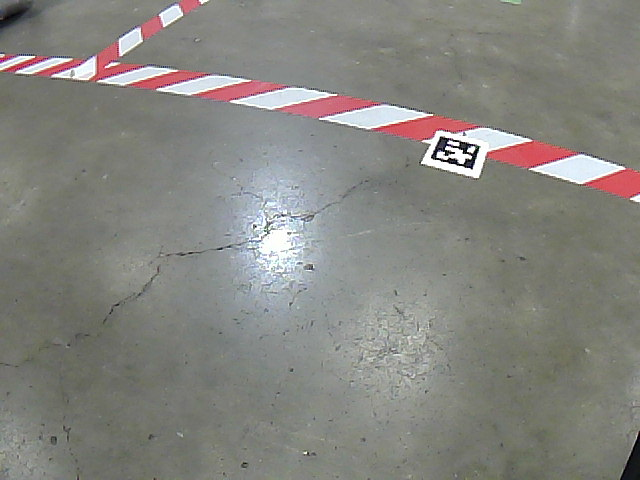
#> input picture experiments/dataset/may15_run00_cam08/frame_760.png, 640 x 480 px
$ jupyter execute --allow-errors yellow_line_detection.ipynb
#> lines starting #> are read from the running program, lines starting #| are printed output that depends on the picture; after the words box and inside, x2 and y2 are one past the last pixel; in counts of white or black regions, pixels touching at a corner belong together
Use only the yellow points for forming the yellow black line

[cell 1]
import cv2
import numpy as np
import matplotlib.pyplot as plt


def find_yellow_line(image_path):
    """Find and draw a straight line representing yellow tape on the surface."""
    image = cv2.imread(image_path)
    if image is None:
        print("Error loading image")
        return None, None

    hsv = cv2.cvtColor(image, cv2.COLOR_BGR2HSV)

    # Define HSV range for yellow and create a mask
    lower_yellow = np.array([20, 100, 100])
    upper_yellow = np.array([30, 255, 255])
    mask = cv2.inRange(hsv, lower_yellow, upper_yellow)

    # Find points in the mask
    points = np.column_stack(np.where(mask.transpose() > 0))

    # Fit a line to these points
    processed_image = image.copy()
    if len(points) > 0:
        [vx, vy, x, y] = cv2.fitLine(points, cv2.DIST_L2, 0, 0.01, 0.01)
        lefty = int((-x*vy/vx) + y)
        righty = int(((processed_image.shape[1]-x)*vy/vx)+y)
        cv2.line(processed_image, (processed_image.shape[1]-1,righty), (0,lefty), (0,255,0), 2)

    return image, mask, processed_image


def process_image(path):
    image, mask, processed_image = find_yellow_line(path)

    # Check if the images were loaded properly
    if image is not None and processed_image is not None and mask is not None:
        # Convert mask to color to match dimensionality for display
        mask_color = cv2.cvtColor(mask, cv2.COLOR_GRAY2BGR)

        # Display the results
        plt.figure(figsize=(12, 4))
        plt.subplot(1, 3, 1)
        plt.imshow(cv2.cvtColor(image, cv2.COLOR_BGR2RGB))
        plt.title('Original Image')
        plt.axis('off')

        plt.subplot(1, 3, 2)
        plt.imshow(cv2.cvtColor(mask_color, cv2.COLOR_BGR2RGB))
        plt.title('Mask')
        plt.axis('off')

        plt.subplot(1, 3, 3)
        plt.imshow(cv2.cvtColor(processed_image, cv2.COLOR_BGR2RGB))
        plt.title('Image with Line')
        plt.axis('off')

        plt.show()
    else:
        print("Failed to process the image.")

[cell 2]
# Load and process the image
path = 'dataset/may14_run00/frame_1580.png'

#> (the rest of this cell did not finish here and is left out)

[cell 3]
# Load and process the image
path = 'dataset/may15_run00_cam08/frame_760.png'

process_image(path)
#> call 2 of process_image, with path = 'dataset/may15_run00_cam08/frame_760.png'
#> call 2 of find_yellow_line, with image_path = 'dataset/may15_run00_cam08/frame_760.png'
#> in find_yellow_line, image is the input picture: shape (480, 640, 3); mean B, G, R 127, 132.3, 133
#> in find_yellow_line (call 2), `hsv = cv2.cvtColor(image, cv2.COLOR_BGR2HSV)`: hsv: shape (480, 640, 3); mean H, S, V 51.4, 20.4, 136.3
#> in find_yellow_line (call 2), `mask = cv2.inRange(hsv, lower_yellow, upper_yellow)`: mask: shape (480, 640); every value is 0
#> in find_yellow_line (call 2), `points = np.column_stack(np.where(mask.transpose() > 0))`: points = empty array
#> in process_image (call 2), `mask_color = cv2.cvtColor(mask, cv2.COLOR_GRAY2BGR)`: mask_color: shape (480, 640, 3); every value is 0
#> in process_image (call 2), `plt.show()`:
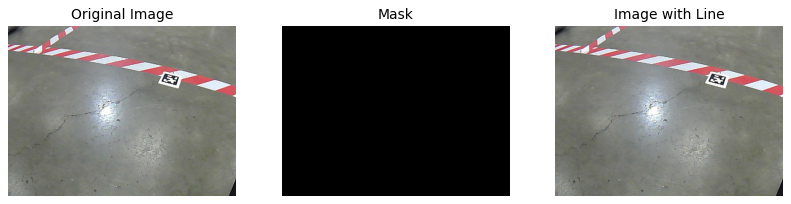
#> figure drawn by matplotlib, 3 panels

[cell 4]
# Load and process the image
path = 'dataset/may15_run00_cam08/frame_940.png'

process_image(path)
#> call 3 of process_image, with path = 'dataset/may15_run00_cam08/frame_940.png'
#> call 3 of find_yellow_line, with image_path = 'dataset/may15_run00_cam08/frame_940.png'
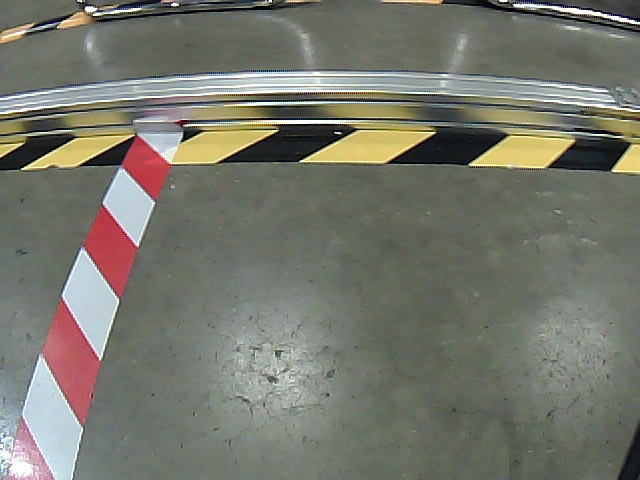
#> input picture experiments/dataset/may15_run00_cam08/frame_940.png, 640 x 480 px
#> in find_yellow_line, image is the input picture: shape (480, 640, 3); mean B, G, R 108.4, 118.9, 117.9
#> in find_yellow_line (call 3), `hsv = cv2.cvtColor(image, cv2.COLOR_BGR2HSV)`: hsv: shape (480, 640, 3); mean H, S, V 56.8, 36.6, 123.9
#> in find_yellow_line (call 3), `mask = cv2.inRange(hsv, lower_yellow, upper_yellow)`:
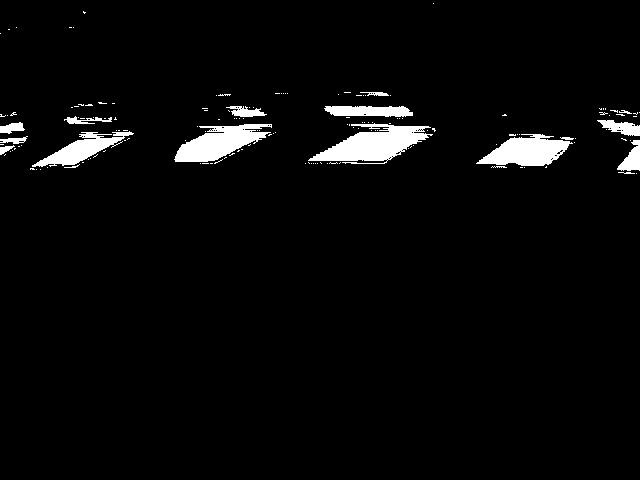
#> mask: shape (480, 640); 3.6% white; 155 white regions (137 under 20 px), largest, box (x1, y1, x2, y2) and area: (308, 123, 433, 164) 2641, (174, 124, 272, 162) 2066, (476, 134, 573, 166) 1892
#> in find_yellow_line (call 3), `points = np.column_stack(np.where(mask.transpose() > 0))`: points = 10976 pairs, first value 0 to 639, second value 3 to 173
#> in find_yellow_line (call 3), `[vx, vy, x, y] = cv2.fitLine(points, cv2.DIST_L2, 0, 0.01, 0.01)`: vx = [1]; vy = [0.00648]; x = [330.1]; y = [140.5]
#> in find_yellow_line (call 3), `lefty = int((-x*vy/vx) + y)`: lefty = 138
#> in find_yellow_line (call 3), `righty = int(((processed_image.shape[1]-x)*vy/vx)+y)`: righty = 142
#> in find_yellow_line (call 3), `cv2.line(processed_image, (processed_image.shape[1]-1,righty), (0,left..`:
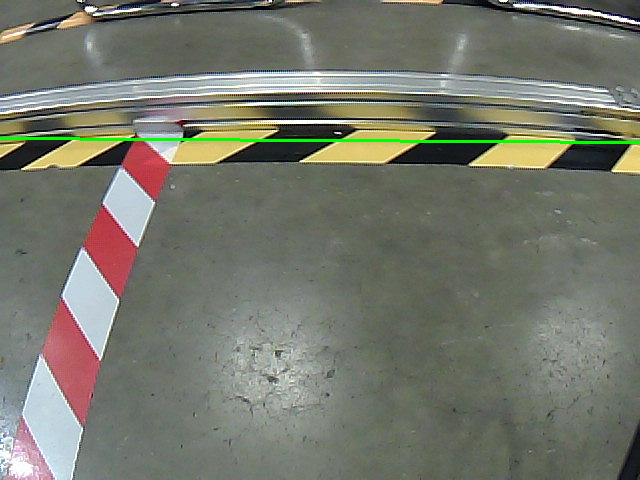
#> processed_image: shape (480, 640, 3); 0.62% of pixels changed, all inside (x1, y1, x2, y2) = (0, 137, 640, 144)
#> in process_image (call 3), `plt.show()`:
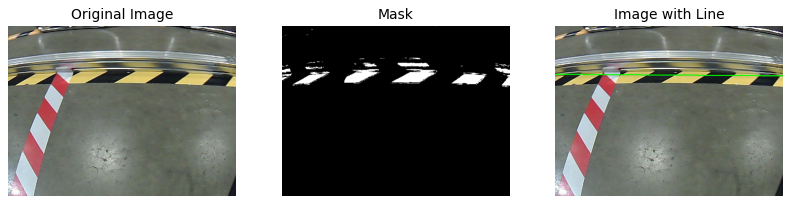
#> figure drawn by matplotlib, 3 panels
